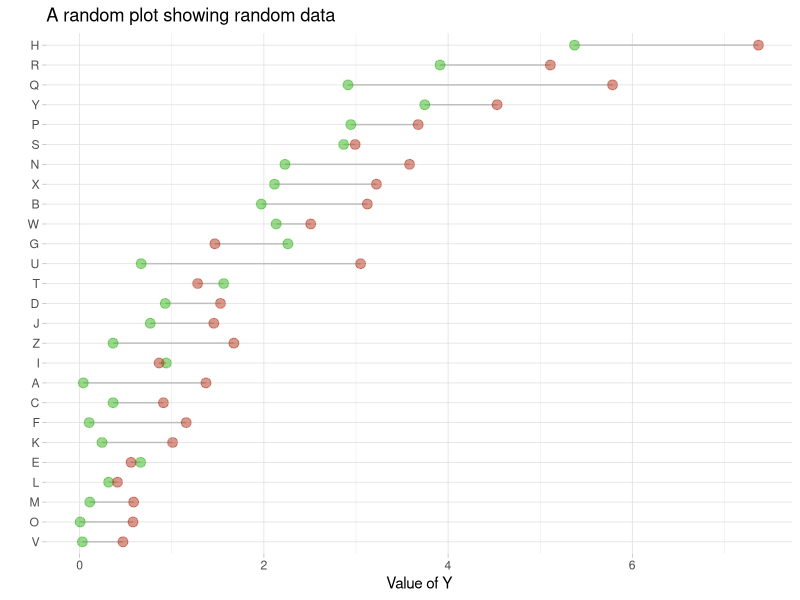

R code for this plot:
## ---- chunk 1
# Library
library(tidyverse)
 
# Create data
value1=abs(rnorm(26))*2
data=data.frame(x=LETTERS[1:26], value1=value1, value2=value1+1+rnorm(26, sd=1) )
 
# Reorder data using average?
data = data %>% rowwise() %>% mutate( mymean = mean(c(value1,value2) )) %>% arrange(mymean) %>% mutate(x=factor(x, x))
 
# With a bit more style
ggplot(data) +
  geom_segment( aes(x=x, xend=x, y=value1, yend=value2), color="grey") +
  geom_point( aes(x=x, y=value1), color=rgb(0.2,0.7,0.1,0.5), size=3 ) +
  geom_point( aes(x=x, y=value2), color=rgb(0.7,0.2,0.1,0.5), size=3 ) +
  coord_flip()+
  theme_light() +
  theme(
    legend.position = "none",
    panel.border = element_blank(),
  ) +
  xlab("") +
  ylab("Value of Y") +
  ggtitle("A random plot showing random data")
